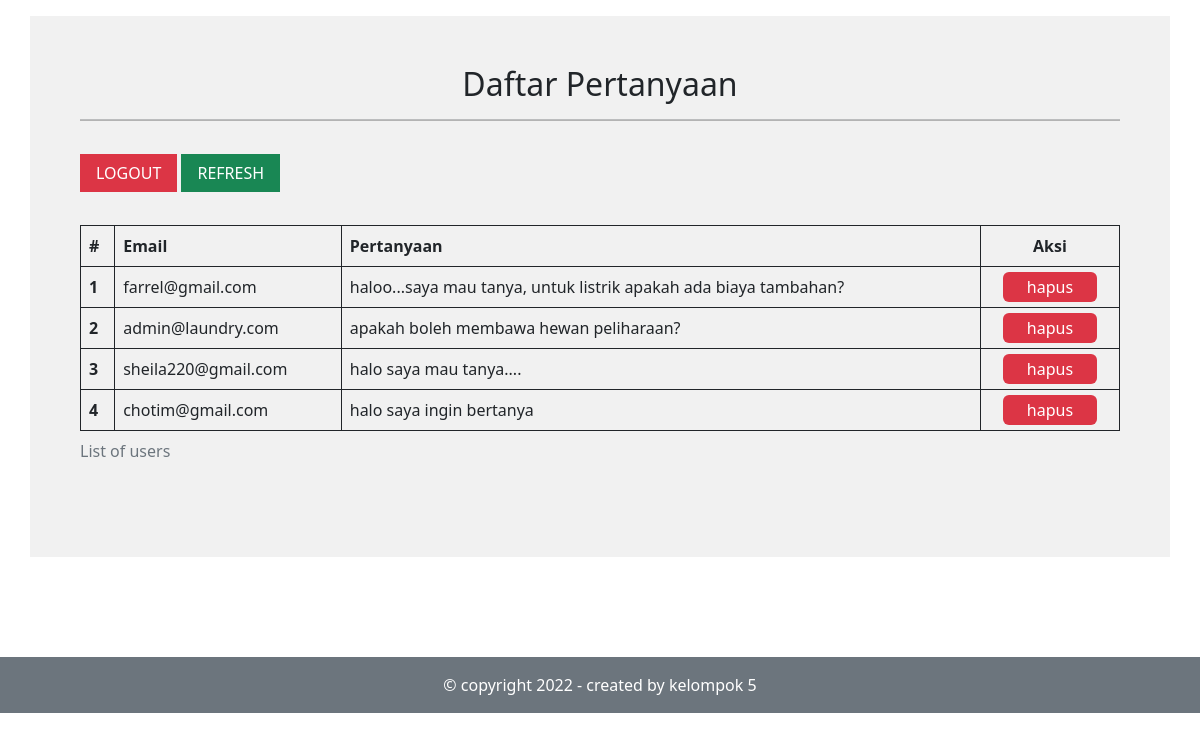
Page /dashboard.php on the committed database.
### tables this page shows
CREATE TABLE `pengunjung` (
  `id` int(11) NOT NULL,
  `email` varchar(100) NOT NULL,
  `pertanyaan` varchar(100) NOT NULL
);

### dashboard.php (the view, shortened to what this page needs)
<?php
require 'functions.php';
$result = mysqli_query($conn, "SELECT * FROM pengunjung");
?>
<!DOCTYPE html>
<html>
<head>
	<link href="https://cdn.jsdelivr.net/npm/bootstrap@5.2.0-beta1/dist/css/bootstrap.min.css" rel="stylesheet">
</head>
<body>
	<div class="container mt-3" style="background-color: rgb(241, 241, 241); padding: 1px 50px 70px 50px;">
		<h2 class="mt-5 text-center">Daftar Pertanyaan</h2>
		<hr width="100%" style="height: 2px; background-color: black;">
		<br/>
		<div class="mb-3">
			<a href="logout.php" class="text-decoration-none text-white bg-danger px-3 py-2 justify-content-end">LOGOUT</a>
			<a href="" class="text-decoration-none text-white bg-success px-3 py-2 justify-content-end">REFRESH</a>
		</div>
		<br/>
		<div class="table-responsive">
			<table class="table table-hover table-bordered border-dark">
				<thead>
					<tr>
						<th scope="col">#</th>
						<th scope="col">Email</th>
						<th scope="col">Pertanyaan</th>
						<th scope="col" class="text-center">Aksi</th>
					</tr>
				</thead>
				<tbody>
					<?php $i = 1; foreach ( $result as $row ) : ?>
						<tr>
							<th scope="row"><?= $i; ?></th>
							<?php $mem_id = $row["id"]; ?>
							<td><?= $row["email"]; ?></td>
							<td><?= $row["pertanyaan"]; ?></td>
							<td class="text-center">
								<a href="hapus.php?id=<?= $mem_id; ?>" class="text-decoration-none" onclick="return confirm('Apakah anda yakin menghapus data ini? ')">
									<span class="px-4 py-1 bg-danger rounded text-white">hapus</span>
								</a>
							</td>
						</tr>
					<?php $i++; endforeach; ?>
				</tbody>
				<caption>List of users</caption>
			</table>
		</div>
	</div>
	<footer>
		<p class="bg-secondary text-white p-3 text-center" style="margin-top: 100px;">© copyright 2022 - created by kelompok 5</p>
	</footer>
</body>
</html>

### rows in the picture
pengunjung: email "farrel@gmail.com", pertanyaan "haloo...saya mau tanya, untuk listrik apakah ada biaya tambahan?"
pengunjung: email "admin@laundry.com", pertanyaan "apakah boleh membawa hewan peliharaan?"
pengunjung: email "sheila220@gmail.com", pertanyaan "halo saya mau tanya...."
pengunjung: email "chotim@gmail.com", pertanyaan "halo saya ingin bertanya"
